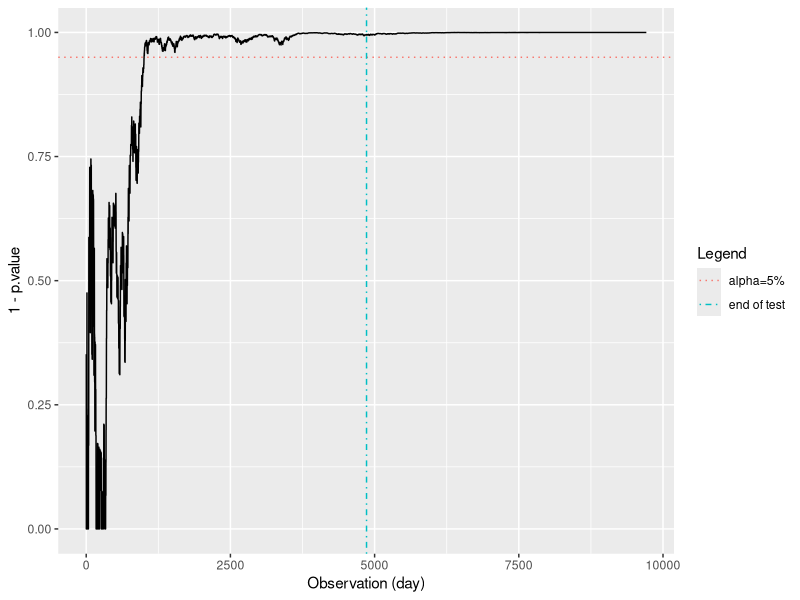

Recreate this plot in R.
## ---- chunk 1
library(pwr)
mde <- 0.1  # minimum detectable effect
cr_a <- 0.25 # the expected conversion rate for group A
alpha <- 0.05 # the false positive rate
power <- 0.80 # 1-false negative rate

ptpt <- pwr.2p.test(h = ES.h(p1 = cr_a, p2 = (1+mde)*cr_a), 
                    sig.level = alpha, 
                    power = power
)
n_obs <- ceiling(ptpt$n)
n_obs
## ---- chunk 2
library(ggplot2)
set.seed(4)

# make our "true" effect equal to the mde
effect <- mde
cr_b <- (1+effect)*cr_a
observations <- 2*n_obs

# a sequence of {0,1} conversions
conversions_a <- rbinom(observations, 1, cr_a)
conversions_b <- rbinom(observations, 1, cr_b)

# Calculate p-values at each simultaneous observation of the a and b groups
tt <- sapply(10:observations, function(x){
  prop.test(c(sum(conversions_a[1:x]),sum(conversions_b[1:x])), c(x,x))$p.value
})

tt <- data.frame(p.value = unlist(tt))

# for plots
conf_95 <- data.frame( x = c(-Inf, Inf), y = 0.95 )
obs_limit_line <- data.frame( x = n_obs, y = c(-Inf, Inf) )

# plot the evolution of p-value over time, if "peeking"
ggplot(tt, aes(x=seq_along(p.value), y=1-p.value)) + 
  geom_line() + 
  geom_line(aes(x, y, color="alpha=5%"), linetype=3, conf_95) + 
  geom_line(aes(x, y, color="end of test"), linetype=4, obs_limit_line) +
  xlab("Observation (day)") +
  scale_color_discrete(name = "Legend") +
  ylim(c(0,1))


## ---- chunk 3
#
# monte carlo runs n_simulations and calls the callback function each time with the ... optional args
#
monte_carlo <- function(n_simulations, callback, ...){
  simulations <- 1:n_simulations
  
  sapply(1:n_simulations, function(x){
    callback(...)
  })
}
## ---- chunk 4

reject_at_i <- function(observations, i){
  conversions_a <- rbinom(observations, 1, cr_a)
  conversions_b <- rbinom(observations, 1, cr_b)
  ( prop.test(c(sum(conversions_a[1:i]),sum(conversions_b[1:i])), c(i,i))$p.value ) < alpha
}

# run the sim
rejected.H0 <- monte_carlo(1000, 
                           callback=reject_at_i,
                           observations=n_obs,
                           i=n_obs
                           )

# output the rejection table
table(rejected.H0)

## ---- chunk 5

reject_at_i <- function(observations, i){
  conversions_a <- rbinom(observations, 1, cr_a)
  conversions_b <- rbinom(observations, 1, cr_a) # this is now the same conversion rate
  ( prop.test(c(sum(conversions_a[1:i]),sum(conversions_b[1:i])),c(i,i))$p.value ) < alpha

}

# run the sim
rejected.H0 <- monte_carlo(1000, 
                           callback=reject_at_i,
                           observations=n_obs,
                           i=n_obs
                           )

# output the rejection table
table(rejected.H0)

## ---- chunk 6
peeking_method <- function (observations, by=1){
  # create the conversions
  conversions_a <- rbinom(observations, 1, cr_a)
  conversions_b <- rbinom(observations, 1, cr_a)  # no effect

  reject <- FALSE;

  # for each simulation, calculate the running conversion rates and days to complete.
  # Break the first time we have run more than the required days to complete
  for (i in seq(from=by,to=observations,by=by)) {
    tryCatch(
      {
        reject <- ( prop.test(c(sum(conversions_a[1:i]),sum(conversions_b[1:i])), c(i,i))$p.value ) < alpha

        if(reject){
          break;
        }
      }, error=function(e){
        print(e)
      }
    )
  }
  
  reject

}
# run the sim
rejected.H0 <- monte_carlo(1000,
                           callback=peeking_method,
                           observations=n_obs,
                           by=100
                           )


# output the rejection table
table(rejected.H0)
